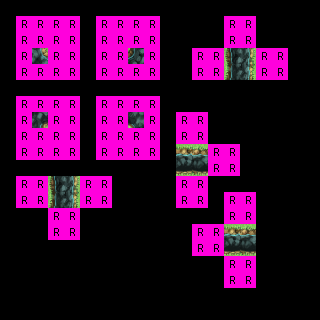

The image is a tile-based game level rendered from a .tmx file. Its description and complete source (layers, tilesets, objects, tile grids) follow:
An orthogonal 20x20 tile map with 16x16 px tiles, 2 tile layers (regions, output_under1 ground), 2 hidden layers not drawn, 2 tilesets.

<map version="1.0" orientation="orthogonal" renderorder="right-down" width="20" height="20" tilewidth="16" tileheight="16" nextobjectid="2">
 <properties>
  <property name="NoOverlappingRules" value="true" />
 </properties>
 <tileset firstgid="1" name="ruleset" tilewidth="16" tileheight="16" tilecount="60" columns="10">
  <image source="../tilesets/ruleset.png" width="160" height="96" />
 </tileset>
 <tileset firstgid="61" source="../tilesets/outside_a1.tsx" />
 <layer name="regions" width="20" height="20">
  <data encoding="csv">
0,0,0,0,0,0,0,0,0,0,0,0,0,0,0,0,0,0,0,0,
0,1,1,1,1,0,1,1,1,1,0,0,0,0,1,1,0,0,0,0,
0,1,1,1,1,0,1,1,1,1,0,0,0,0,1,1,0,0,0,0,
0,1,1,1,1,0,1,1,1,1,0,0,1,1,1,1,1,1,0,0,
0,1,1,1,1,0,1,1,1,1,0,0,1,1,1,1,1,1,0,0,
0,0,0,0,0,0,0,0,0,0,0,0,0,0,0,0,0,0,0,0,
0,1,1,1,1,0,1,1,1,1,0,0,0,0,0,0,0,0,0,0,
0,1,1,1,1,0,1,1,1,1,0,1,1,0,0,0,0,0,0,0,
0,1,1,1,1,0,1,1,1,1,0,1,1,0,0,0,0,0,0,0,
0,1,1,1,1,0,1,1,1,1,0,1,1,1,1,0,0,0,0,0,
0,0,0,0,0,0,0,0,0,0,0,1,1,1,1,0,0,0,0,0,
0,1,1,1,1,1,1,0,0,0,0,1,1,0,0,0,0,0,0,0,
0,1,1,1,1,1,1,0,0,0,0,1,1,0,1,1,0,0,0,0,
0,0,0,1,1,0,0,0,0,0,0,0,0,0,1,1,0,0,0,0,
0,0,0,1,1,0,0,0,0,0,0,0,1,1,1,1,0,0,0,0,
0,0,0,0,0,0,0,0,0,0,0,0,1,1,1,1,0,0,0,0,
0,0,0,0,0,0,0,0,0,0,0,0,0,0,1,1,0,0,0,0,
0,0,0,0,0,0,0,0,0,0,0,0,0,0,1,1,0,0,0,0,
0,0,0,0,0,0,0,0,0,0,0,0,0,0,0,0,0,0,0,0,
0,0,0,0,0,0,0,0,0,0,0,0,0,0,0,0,0,0,0,0
</data>
 </layer>
 <layer name="input_set" width="20" height="20" visible="0">
  <data encoding="csv">
0,0,0,0,0,0,0,0,0,0,0,0,0,0,0,0,0,0,0,0,
0,33,33,0,0,0,0,0,33,33,0,0,0,0,2,2,0,0,0,0,
0,33,33,0,0,0,0,0,33,33,0,0,0,0,2,2,0,0,0,0,
0,33,33,33,33,0,33,33,33,33,0,0,0,0,33,33,0,0,0,0,
0,33,33,33,33,0,33,33,33,33,0,0,0,0,33,33,0,0,0,0,
0,0,0,0,0,0,0,0,0,0,0,0,0,0,0,0,0,0,0,0,
0,33,33,33,33,0,33,33,33,33,0,0,0,0,0,0,0,0,0,0,
0,33,33,33,33,0,33,33,33,33,0,0,0,0,0,0,0,0,0,0,
0,33,33,0,0,0,0,0,33,33,0,0,0,0,0,0,0,0,0,0,
0,33,33,0,0,0,0,0,33,33,0,33,33,2,2,0,0,0,0,0,
0,0,0,0,0,0,0,0,0,0,0,33,33,2,2,0,0,0,0,0,
0,0,0,33,33,0,0,0,0,0,0,0,0,0,0,0,0,0,0,0,
0,0,0,33,33,0,0,0,0,0,0,0,0,0,0,0,0,0,0,0,
0,0,0,2,2,0,0,0,0,0,0,0,0,0,0,0,0,0,0,0,
0,0,0,2,2,0,0,0,0,0,0,0,2,2,33,33,0,0,0,0,
0,0,0,0,0,0,0,0,0,0,0,0,2,2,33,33,0,0,0,0,
0,0,0,0,0,0,0,0,0,0,0,0,0,0,0,0,0,0,0,0,
0,0,0,0,0,0,0,0,0,0,0,0,0,0,0,0,0,0,0,0,
0,0,0,0,0,0,0,0,0,0,0,0,0,0,0,0,0,0,0,0,
0,0,0,0,0,0,0,0,0,0,0,0,0,0,0,0,0,0,0,0
</data>
 </layer>
 <layer name="inputnot_set" width="20" height="20" visible="0">
  <data encoding="csv">
0,0,0,0,0,0,0,0,0,0,0,0,0,0,0,0,0,0,0,0,
0,0,0,33,33,0,33,33,0,0,0,0,0,0,0,0,0,0,0,0,
0,0,0,33,33,0,33,33,0,0,0,0,0,0,0,0,0,0,0,0,
0,0,0,0,0,0,0,0,0,0,0,0,33,33,0,0,33,33,0,0,
0,0,0,0,0,0,0,0,0,0,0,0,33,33,0,0,33,33,0,0,
0,0,0,0,0,0,0,0,0,0,0,0,0,0,0,0,0,0,0,0,
0,0,0,0,0,0,0,0,0,0,0,0,0,0,0,0,0,0,0,0,
0,0,0,0,0,0,0,0,0,0,0,33,33,0,0,0,0,0,0,0,
0,0,0,33,33,0,33,33,0,0,0,33,33,0,0,0,0,0,0,0,
0,0,0,33,33,0,33,33,0,0,0,0,0,0,0,0,0,0,0,0,
0,0,0,0,0,0,0,0,0,0,0,0,0,0,0,0,0,0,0,0,
0,33,33,0,0,33,33,0,0,0,0,33,33,0,0,0,0,0,0,0,
0,33,33,0,0,33,33,0,0,0,0,33,33,0,33,33,0,0,0,0,
0,0,0,0,0,0,0,0,0,0,0,0,0,0,33,33,0,0,0,0,
0,0,0,0,0,0,0,0,0,0,0,0,0,0,0,0,0,0,0,0,
0,0,0,0,0,0,0,0,0,0,0,0,0,0,0,0,0,0,0,0,
0,0,0,0,0,0,0,0,0,0,0,0,0,0,33,33,0,0,0,0,
0,0,0,0,0,0,0,0,0,0,0,0,0,0,33,33,0,0,0,0,
0,0,0,0,0,0,0,0,0,0,0,0,0,0,0,0,0,0,0,0,
0,0,0,0,0,0,0,0,0,0,0,0,0,0,0,0,0,0,0,0
</data>
 </layer>
 <layer name="output_under1 ground" width="20" height="20">
  <data encoding="csv">
0,0,0,0,0,0,0,0,0,0,0,0,0,0,0,0,0,0,0,0,
0,0,0,0,0,0,0,0,0,0,0,0,0,0,0,0,0,0,0,0,
0,0,0,0,0,0,0,0,0,0,0,0,0,0,0,0,0,0,0,0,
0,0,64,0,0,0,0,0,63,0,0,0,0,0,189,192,0,0,0,0,
0,0,0,0,0,0,0,0,0,0,0,0,0,0,157,160,0,0,0,0,
0,0,0,0,0,0,0,0,0,0,0,0,0,0,0,0,0,0,0,0,
0,0,0,0,0,0,0,0,0,0,0,0,0,0,0,0,0,0,0,0,
0,0,96,0,0,0,0,0,95,0,0,0,0,0,0,0,0,0,0,0,
0,0,0,0,0,0,0,0,0,0,0,0,0,0,0,0,0,0,0,0,
0,0,0,0,0,0,0,0,0,0,0,127,126,0,0,0,0,0,0,0,
0,0,0,0,0,0,0,0,0,0,0,223,222,0,0,0,0,0,0,0,
0,0,0,189,192,0,0,0,0,0,0,0,0,0,0,0,0,0,0,0,
0,0,0,157,160,0,0,0,0,0,0,0,0,0,0,0,0,0,0,0,
0,0,0,0,0,0,0,0,0,0,0,0,0,0,0,0,0,0,0,0,
0,0,0,0,0,0,0,0,0,0,0,0,0,0,127,126,0,0,0,0,
0,0,0,0,0,0,0,0,0,0,0,0,0,0,223,222,0,0,0,0,
0,0,0,0,0,0,0,0,0,0,0,0,0,0,0,0,0,0,0,0,
0,0,0,0,0,0,0,0,0,0,0,0,0,0,0,0,0,0,0,0,
0,0,0,0,0,0,0,0,0,0,0,0,0,0,0,0,0,0,0,0,
0,0,0,0,0,0,0,0,0,0,0,0,0,0,0,0,0,0,0,0
</data>
 </layer>
</map>
